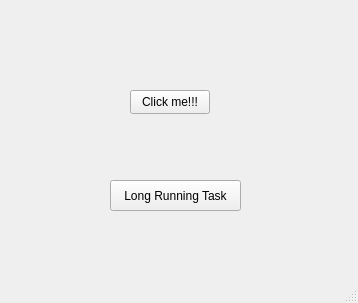
<?xml version="1.0" encoding="UTF-8"?>
<ui version="4.0">
 <class>MainWindow</class>
 <widget class="QMainWindow" name="MainWindow">
  <property name="geometry">
   <rect>
    <x>0</x>
    <y>0</y>
    <width>358</width>
    <height>303</height>
   </rect>
  </property>
  <property name="windowTitle">
   <string>MainWindow</string>
  </property>
  <widget class="QWidget" name="centralwidget">
   <widget class="QPushButton" name="btnClick">
    <property name="geometry">
     <rect>
      <x>130</x>
      <y>90</y>
      <width>80</width>
      <height>24</height>
     </rect>
    </property>
    <property name="text">
     <string>Click me!!!</string>
    </property>
   </widget>
   <widget class="QPushButton" name="btnLongTask">
    <property name="geometry">
     <rect>
      <x>110</x>
      <y>180</y>
      <width>131</width>
      <height>31</height>
     </rect>
    </property>
    <property name="text">
     <string>Long Running Task</string>
    </property>
   </widget>
   <widget class="QLabel" name="labelCount">
    <property name="geometry">
     <rect>
      <x>130</x>
      <y>50</y>
      <width>81</width>
      <height>21</height>
     </rect>
    </property>
    <property name="text">
     <string/>
    </property>
    <property name="alignment">
     <set>Qt::AlignCenter</set>
    </property>
   </widget>
   <widget class="QLabel" name="labelProgress">
    <property name="geometry">
     <rect>
      <x>130</x>
      <y>140</y>
      <width>81</width>
      <height>21</height>
     </rect>
    </property>
    <property name="text">
     <string/>
    </property>
   </widget>
  </widget>
  <widget class="QMenuBar" name="menubar">
   <property name="geometry">
    <rect>
     <x>0</x>
     <y>0</y>
     <width>358</width>
     <height>21</height>
    </rect>
   </property>
  </widget>
  <widget class="QStatusBar" name="statusbar"/>
 </widget>
 <resources/>
 <connections>
  <connection>
   <sender>btnClick</sender>
   <signal>clicked()</signal>
   <receiver>MainWindow</receiver>
   <slot>slotClickCount()</slot>
   <hints>
    <hint type="sourcelabel">
     <x>177</x>
     <y>125</y>
    </hint>
    <hint type="destinationlabel">
     <x>256</x>
     <y>122</y>
    </hint>
   </hints>
  </connection>
  <connection>
   <sender>btnLongTask</sender>
   <signal>clicked()</signal>
   <receiver>MainWindow</receiver>
   <slot>slotLongTask()</slot>
   <hints>
    <hint type="sourcelabel">
     <x>215</x>
     <y>219</y>
    </hint>
    <hint type="destinationlabel">
     <x>307</x>
     <y>215</y>
    </hint>
   </hints>
  </connection>
 </connections>
 <slots>
  <slot>slotClickCount()</slot>
  <slot>slotLongTask()</slot>
 </slots>
</ui>
